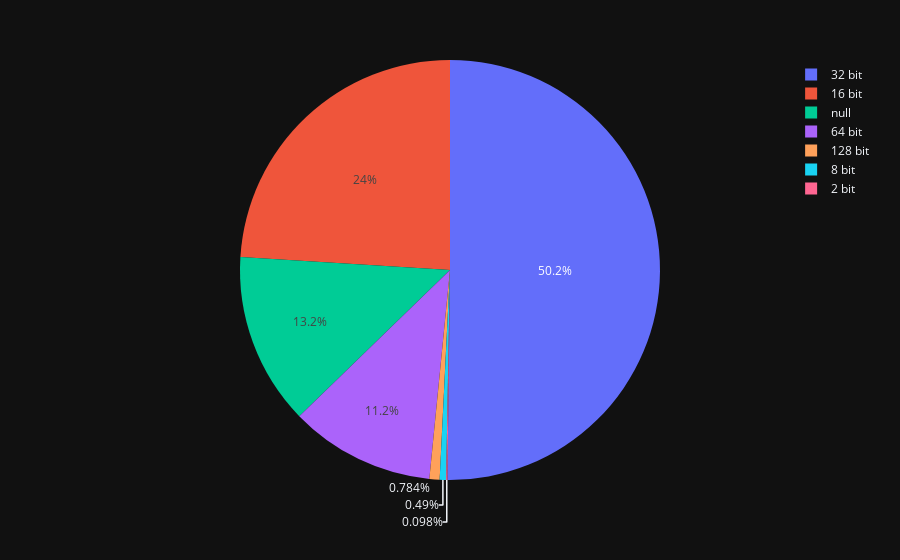

Here is the notebook cell this chart was saved with:
### Code cell
dfN['Data Bus Width'].value_counts()
fig = px.pie(dfN, names='Data Bus Width')
fig.show()
fig1 = px.pie(dfN2, names=f'{col[41]}')

### Figure 1 — Plotly figure (JSON) as saved in the notebook; plotly's stock layout.template omitted (floating-point values rounded to 4 significant figures; data arrays with more than 128 entries replaced by an {"elided": "..."} marker saying what was removed)
{"data": [{"domain": {"x": [0.0, 1.0], "y": [0.0, 1.0]}, "hovertemplate": "Data Bus Width=%{label}<extra></extra>", "labels": {"elided": "1020 str values"}, "legendgroup": "", "name": "", "showlegend": true, "type": "pie"}], "layout": {"legend": {"tracegroupgap": 0}, "margin": {"t": 60}}}
